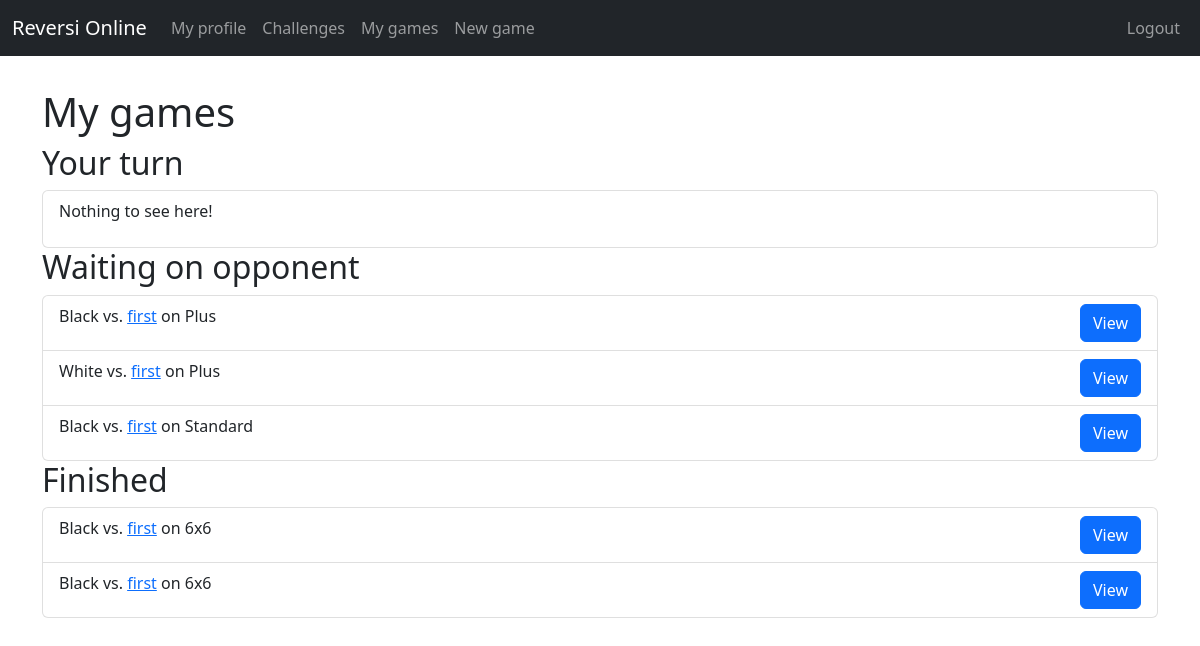
Page /game/my_games (signed in) on the earlier database version.
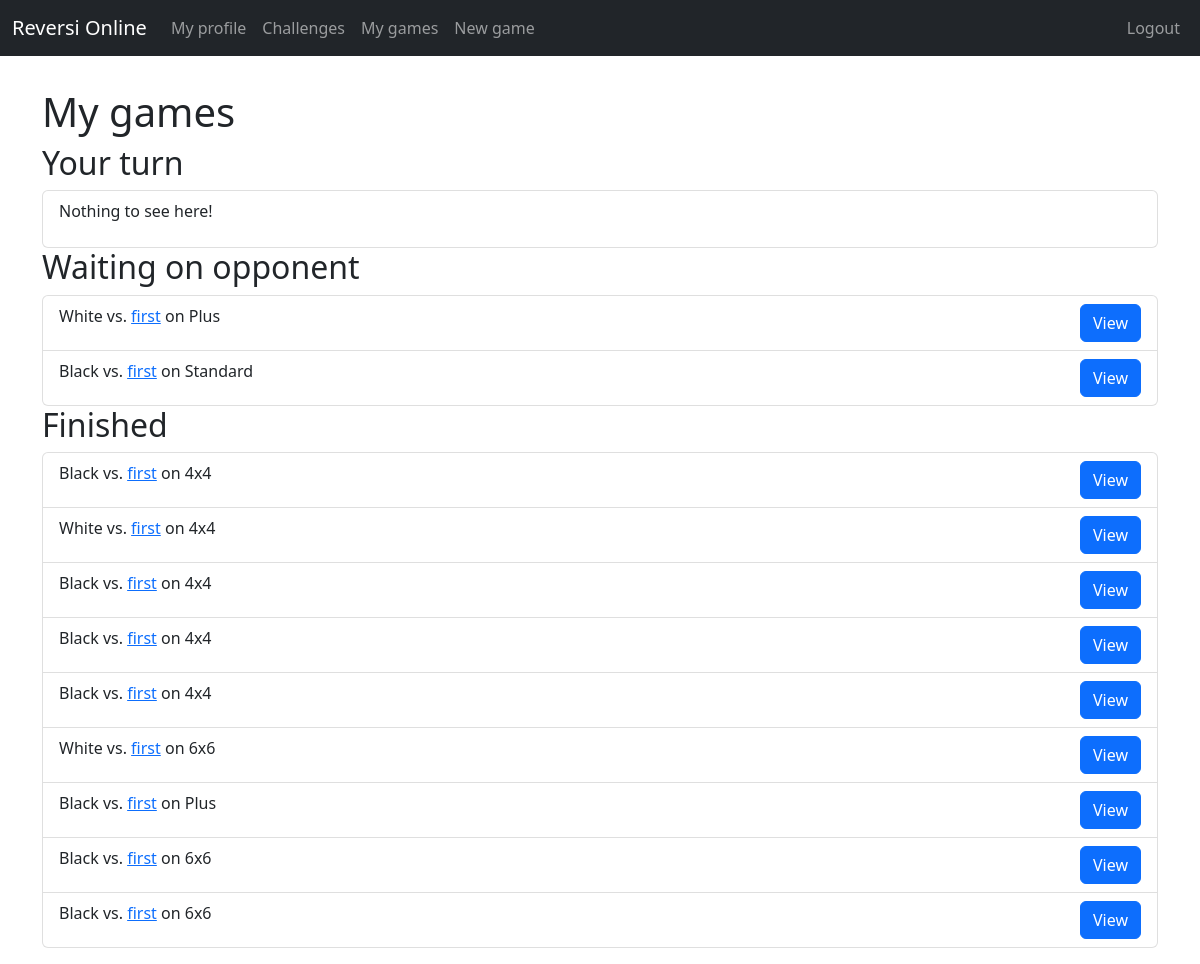
Same page on the later database version.
### game/models.py (models this page shows, shortened)
class Game(models.Model):
    first_player = models.ForeignKey(User, on_delete=models.CASCADE, related_name='first_player_in')
    second_player = models.ForeignKey(User, null=True, on_delete=models.CASCADE, related_name='second_player_in')
    first_player_is_X = models.BooleanField(default=True)
    first_players_turn = models.BooleanField(default=True)
    board_name = models.CharField(max_length=50)
    board_string = models.CharField(max_length=1056)
    open_game = models.BooleanField(default=False)
    game_started = models.BooleanField(default=False)
    game_ended = models.BooleanField(default=False)
    winner = models.CharField(max_length=1, null=True)
    elo_transferred = models.IntegerField(null=True)
    most_recent_move = models.DateTimeField(auto_now_add=True)

### game/views.py (the view)
# urls.py: path('my_games', views.my_games, name="my_games"),
@login_required
def my_games(req):
    my_turn = get_game_data(Game.objects.filter(game_started=True, game_ended=False).filter(Q(first_players_turn=True, first_player=req.user) | Q(first_players_turn=False, second_player=req.user)).order_by('-most_recent_move'), req.user)
    opp_turn = get_game_data(Game.objects.filter(game_started=True, game_ended=False).filter(Q(first_players_turn=True, second_player=req.user) | Q(first_players_turn=False, first_player=req.user)).order_by('-most_recent_move'), req.user)
    finshed = get_game_data(Game.objects.filter(game_ended=True).order_by('-most_recent_move'), req.user)
    ctx = {
        'my_turn': my_turn,
        'opp_turn': opp_turn,
        'finished': finshed,
    }
    return render(req, 'game/my_games.html', ctx)

### game/views.py (called while the page is built)
def get_game_data(game_list, user):
    role = []
    opponent = []
    for game in game_list:
        if user == game.first_player:
            opponent.append(game.second_player)
            role.append("White")
        else:
            opponent.append(game.first_player)
            role.append("Black")
    return zip(game_list, role, opponent)

### game/templates/game/my_games.html (shortened to what this page needs)
{% extends 'base/base.html' %}
{% block body %}
<h1>My games</h1>
<h2>Your turn</h2>
{% include 'base/game_list.html' with games=my_turn %}
<h2>Waiting on opponent</h2>
{% include 'base/game_list.html' with games=opp_turn %}
<h2>Finished</h2>
{% include 'base/game_list.html' with games=finished %}
{% endblock %}

### base/templates/base/game_list.html
<ul class="list-group">
    {% for game_data in games %}
    <li class="list-group-item">
        <span class="float-start">
            {{ game_data.1 }} vs. <a href="{% url 'base:profile' game_data.2 %}">{{ game_data.2 }}</a> on {{ game_data.0.board_name }}
        </span>
        <a href="{% url 'game:view_game' game_data.0.id %}" class="btn btn-primary float-end" style="margin-left: 10vw">View</a>
    </li>
    {% empty %}
    <li class="list-group-item">
        <p>Nothing to see here!</p>
    </li>
    {% endfor %}
</ul>

Differences in the rows shown:
added Game: game_data "Black", username "first", board_name "4x4"
added Game: game_data "White", username "first", board_name "4x4"
added Game: game_data "Black", username "first", board_name "4x4"
added Game: game_data "Black", username "first", board_name "4x4"
added Game: game_data "Black", username "first", board_name "4x4"
added Game: game_data "White", username "first", board_name "6x6"
changed Game (number 9 of 11 on the later page): moves down the list
